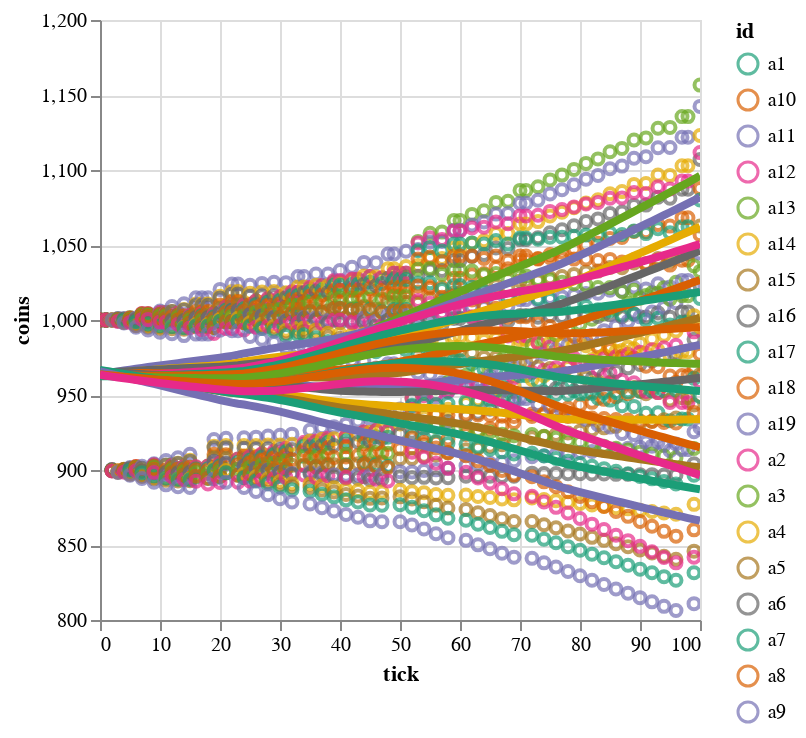

Source (notebook cell):
### Code cell
def plot_agents(agents: pl.DataFrame):
    base = alt.Chart(agents).encode(
        x='tick:Q',
        y=alt.Y('coins:Q').scale(zero=False),
        color=alt.Color('id:O').scale(scheme='dark2'),
    )
    lines = base.transform_loess('tick', 'coins', bandwidth=.5, groupby=['id']).mark_line(size=4)
    return (base.mark_point() + lines).interactive() 
  
plot_agents(agents)

### Figure 1 — Vega-Lite specification as saved in the notebook (floating-point values rounded to 4 significant figures; data arrays with more than 128 entries replaced by an {"elided": "..."} marker saying what was removed)
{"config": {"view": {"continuousWidth": 300, "continuousHeight": 300}}, "layer": [{"mark": {"type": "point"}, "encoding": {"color": {"field": "id", "scale": {"scheme": "dark2"}, "type": "ordinal"}, "x": {"field": "tick", "type": "quantitative"}, "y": {"field": "coins", "scale": {"zero": false}, "type": "quantitative"}}, "name": "view_1"}, {"mark": {"type": "line", "size": 4}, "encoding": {"color": {"field": "id", "scale": {"scheme": "dark2"}, "type": "ordinal"}, "x": {"field": "tick", "type": "quantitative"}, "y": {"field": "coins", "scale": {"zero": false}, "type": "quantitative"}}, "transform": [{"loess": "coins", "on": "tick", "bandwidth": 0.5, "groupby": ["id"]}]}], "data": {"name": "data-6d55ae19281d3630afb80a851cb90f09"}, "params": [{"name": "param_1", "select": {"type": "interval", "encodings": ["x", "y"]}, "bind": "scales", "views": ["view_1"]}], "$schema": "https://vega.github.io/schema/vega-lite/v5.8.0.json", "datasets": {"data-6d55ae19281d3630afb80a851cb90f09": {"elided": "1919 records"}}}
